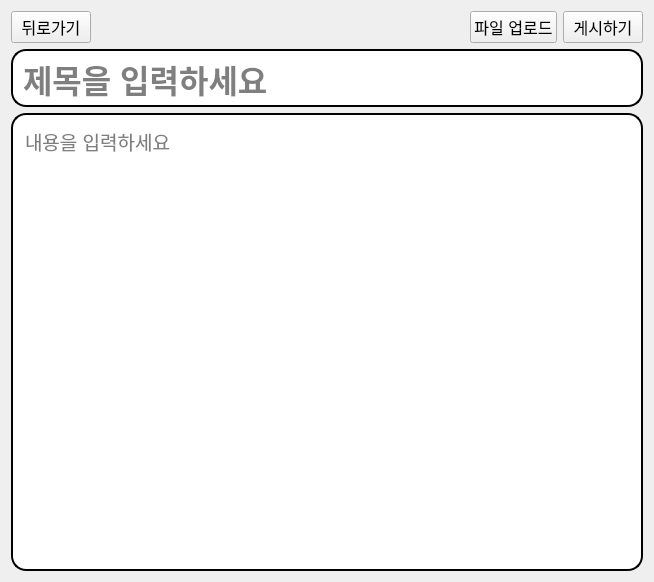
<?xml version="1.0" encoding="UTF-8"?>
<ui version="4.0">
 <class>WritePostWidget</class>
 <widget class="QWidget" name="WritePostWidget">
  <property name="geometry">
   <rect>
    <x>0</x>
    <y>0</y>
    <width>654</width>
    <height>582</height>
   </rect>
  </property>
  <property name="windowTitle">
   <string>Form</string>
  </property>
  <property name="styleSheet">
   <string notr="true">QLineEdit {
border: 2px solid black;
border-radius: 15px;
background-color: white;
padding: 8px;
}
QTextEdit {
border: 2px solid black;
border-radius: 15px;
background-color: white;
padding: 8px;
}</string>
  </property>
  <layout class="QVBoxLayout" name="verticalLayout" stretch="0,0,0">
   <item>
    <widget class="QWidget" name="widget" native="true">
     <layout class="QHBoxLayout" name="horizontalLayout">
      <property name="leftMargin">
       <number>0</number>
      </property>
      <property name="topMargin">
       <number>0</number>
      </property>
      <property name="rightMargin">
       <number>0</number>
      </property>
      <property name="bottomMargin">
       <number>0</number>
      </property>
      <item>
       <widget class="QPushButton" name="backButton">
        <property name="font">
         <font>
          <pointsize>12</pointsize>
         </font>
        </property>
        <property name="text">
         <string>뒤로가기</string>
        </property>
       </widget>
      </item>
      <item>
       <spacer name="horizontalSpacer">
        <property name="orientation">
         <enum>Qt::Horizontal</enum>
        </property>
        <property name="sizeHint" stdset="0">
         <size>
          <width>40</width>
          <height>20</height>
         </size>
        </property>
       </spacer>
      </item>
      <item>
       <widget class="QPushButton" name="uploadFileButton">
        <property name="font">
         <font>
          <pointsize>12</pointsize>
         </font>
        </property>
        <property name="text">
         <string>파일 업로드</string>
        </property>
       </widget>
      </item>
      <item>
       <widget class="QPushButton" name="uploadButton">
        <property name="font">
         <font>
          <pointsize>12</pointsize>
         </font>
        </property>
        <property name="text">
         <string>게시하기</string>
        </property>
       </widget>
      </item>
     </layout>
    </widget>
   </item>
   <item>
    <widget class="QLineEdit" name="titleLineEdit">
     <property name="font">
      <font>
       <pointsize>24</pointsize>
       <bold>true</bold>
      </font>
     </property>
     <property name="text">
      <string/>
     </property>
     <property name="placeholderText">
      <string>제목을 입력하세요</string>
     </property>
    </widget>
   </item>
   <item>
    <widget class="QTextEdit" name="descriptionTextEdit">
     <property name="font">
      <font>
       <pointsize>14</pointsize>
      </font>
     </property>
     <property name="frameShape">
      <enum>QFrame::NoFrame</enum>
     </property>
     <property name="html">
      <string>&lt;!DOCTYPE HTML PUBLIC &quot;-//W3C//DTD HTML 4.0//EN&quot; &quot;http://www.w3.org/TR/REC-html40/strict.dtd&quot;&gt;
&lt;html&gt;&lt;head&gt;&lt;meta name=&quot;qrichtext&quot; content=&quot;1&quot; /&gt;&lt;meta charset=&quot;utf-8&quot; /&gt;&lt;style type=&quot;text/css&quot;&gt;
p, li { white-space: pre-wrap; }
hr { height: 1px; border-width: 0; }
li.unchecked::marker { content: &quot;\2610&quot;; }
li.checked::marker { content: &quot;\2612&quot;; }
&lt;/style&gt;&lt;/head&gt;&lt;body style=&quot; font-family:'맑은 고딕'; font-size:14pt; font-weight:400; font-style:normal;&quot;&gt;
&lt;p style=&quot;-qt-paragraph-type:empty; margin-top:0px; margin-bottom:0px; margin-left:0px; margin-right:0px; -qt-block-indent:0; text-indent:0px;&quot;&gt;&lt;br /&gt;&lt;/p&gt;&lt;/body&gt;&lt;/html&gt;</string>
     </property>
     <property name="placeholderText">
      <string>내용을 입력하세요</string>
     </property>
    </widget>
   </item>
  </layout>
 </widget>
 <resources/>
 <connections/>
</ui>
